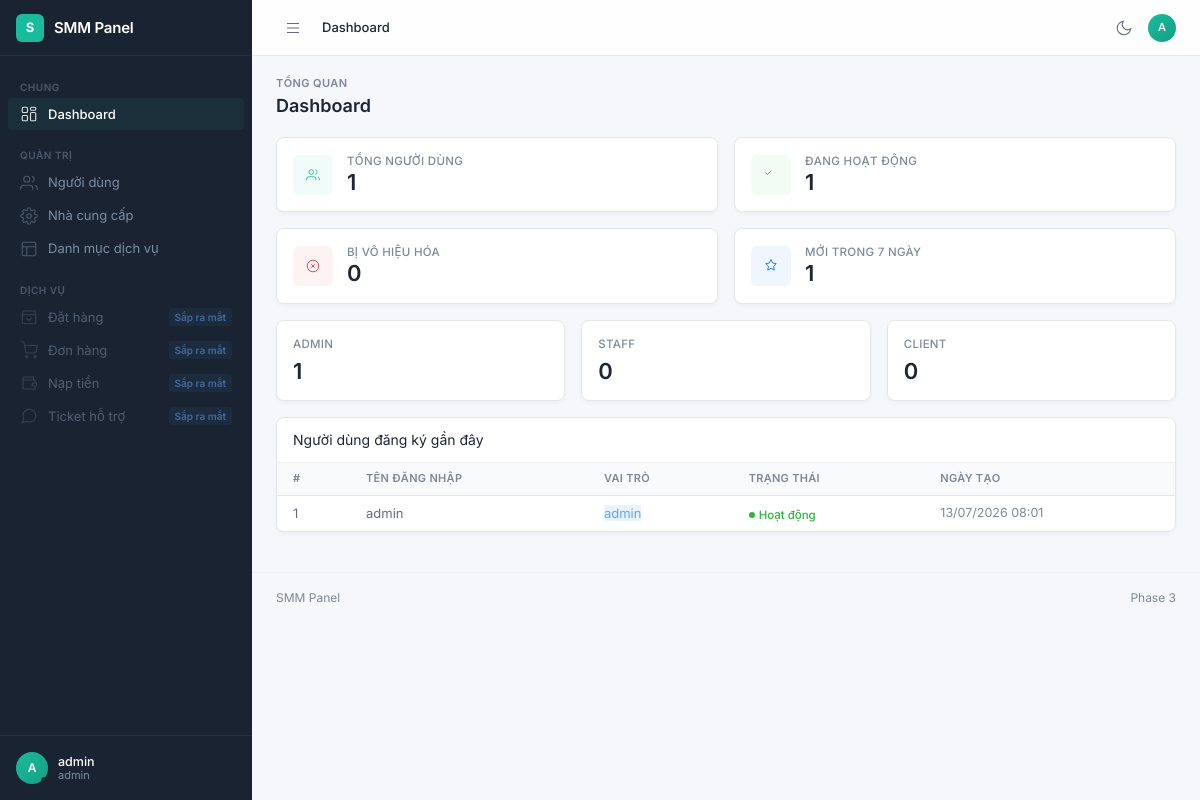
The app's page /dashboard (signed in) with its own data.
### app/modules/auth/models.py (models this page shows)
class User(Base):
    __tablename__ = "users"
    __table_args__ = (
        Index("ix_users_username", "username", unique=True),
        Index("ix_users_email", "email", unique=True),
        Index("ix_users_role", "role"),
    )
    id: Mapped[int] = mapped_column(Integer, primary_key=True, autoincrement=True)
    username: Mapped[str] = mapped_column(String(50), nullable=False)
    email: Mapped[str] = mapped_column(String(255), nullable=False)
    password_hash: Mapped[str] = mapped_column(String(255), nullable=False)
    role: Mapped[UserRole] = mapped_column(Enum(UserRole), nullable=False, default=UserRole.CLIENT)
    balance: Mapped[float] = mapped_column(default=0.0, nullable=False)
    is_active: Mapped[bool] = mapped_column(Boolean, default=True, nullable=False)
    api_key: Mapped[str | None] = mapped_column(String(64), unique=True, nullable=True)
    created_at: Mapped[datetime] = mapped_column(DateTime(timezone=True), default=_utcnow, nullable=False)
    updated_at: Mapped[datetime] = mapped_column(
        DateTime(timezone=True), default=_utcnow, onupdate=_utcnow, nullable=False
    )
    remember_tokens: Mapped[list["RememberToken"]] = relationship(
        back_populates="user", cascade="all, delete-orphan"
    )

### app/modules/dashboard/routes.py (the view)
@router.get("/dashboard")
def dashboard(
    request: Request,
    current_user: User = Depends(get_current_user),
    db: Session = Depends(get_db),
):
    service = DashboardService(db)
    if current_user.role in (UserRole.ADMIN, UserRole.STAFF):
        stats = service.get_admin_dashboard()
        return templates.TemplateResponse(
            request,
            "dashboard/admin.html",
            {"user": current_user, "stats": stats, "active_page": "dashboard", "breadcrumb": "Dashboard"},
        )
    stats = service.get_client_dashboard(current_user)
    return templates.TemplateResponse(
        request,
        "dashboard/client.html",
        {"user": current_user, "stats": stats, "active_page": "dashboard", "breadcrumb": "Dashboard"},
    )

### app/templates/dashboard/admin.html (shortened to what this page needs)
{% extends "layout_app.html" %}
{% block page_pretitle %}Tổng quan{% endblock %}
{% block page_title %}Dashboard{% endblock %}
{% block page_content %}
<div class="row col-4" style="margin-bottom:16px">
  <div class="card">
    <div class="stat">
      <div class="stat-icon teal">
        <svg viewBox="0 0 24 24" fill="none" stroke="currentColor" stroke-width="1.5"><path d="M17 21v-2a4 4 0 00-4-4H5a4 4 0 00-4 4v2"/><circle cx="9" cy="7" r="4"/><path d="M23 21v-2a4 4 0 00-3-3.87"/><path d="M16 3.13a4 4 0 010 7.75"/></svg>
      </div>
      <div class="stat-content">
        <div class="stat-label">Tổng người dùng</div>
        <div class="stat-value-row"><span class="stat-value">{{ stats.total_users }}</span></div>
      </div>
    </div>
  </div>
  <div class="card">
    <div class="stat">
      <div class="stat-icon green">
        <svg viewBox="0 0 24 24" fill="none" stroke="currentColor" stroke-width="1.5"><path d="M3 8l3 3 7-7"/></svg>
      </div>
      <div class="stat-content">
        <div class="stat-label">Đang hoạt động</div>
        <div class="stat-value-row"><span class="stat-value">{{ stats.active_users }}</span></div>
      </div>
    </div>
  </div>
  <div class="card">
    <div class="stat">
      <div class="stat-icon red">
        <svg viewBox="0 0 24 24" fill="none" stroke="currentColor" stroke-width="1.5"><circle cx="12" cy="12" r="10"/><path d="M15 9l-6 6M9 9l6 6"/></svg>
      </div>
      <div class="stat-content">
        <div class="stat-label">Bị vô hiệu hóa</div>
        <div class="stat-value-row"><span class="stat-value">{{ stats.inactive_users }}</span></div>
      </div>
    </div>
  </div>
  <div class="card">
    <div class="stat">
      <div class="stat-icon blue">
        <svg viewBox="0 0 24 24" fill="none" stroke="currentColor" stroke-width="1.5"><path d="M12 1l3 6 6 .9-4.5 4.4 1 6.7L12 16l-5.5 3 1-6.7L3 7.9 9 7z"/></svg>
      </div>
      <div class="stat-content">
        <div class="stat-label">Mới trong 7 ngày</div>
        <div class="stat-value-row"><span class="stat-value">{{ stats.new_users_last_7_days }}</span></div>
      </div>
    </div>
  </div>
</div>
<div class="row col-3" style="margin-bottom:16px">
  <div class="card">
    <div class="card-body">
      <div class="stat-label">Admin</div>
      <div class="stat-value" style="margin-top:6px">{{ stats.total_admins }}</div>
    </div>
  </div>
  <div class="card">
    <div class="card-body">
      <div class="stat-label">Staff</div>
      <div class="stat-value" style="margin-top:6px">{{ stats.total_staff }}</div>
    </div>
  </div>
  <div class="card">
    <div class="card-body">
      <div class="stat-label">Client</div>
      <div class="stat-value" style="margin-top:6px">{{ stats.total_clients }}</div>
    </div>
  </div>
</div>
<div class="card">
  <div class="card-header">Người dùng đăng ký gần đây</div>
  <div class="card-body p-0">
    <div class="table-responsive">
      <table class="table">
        <thead>
          <tr>
            <th>#</th>
            <th>Tên đăng nhập</th>
            <th>Vai trò</th>
            <th>Trạng thái</th>
            <th>Ngày tạo</th>
          </tr>
        </thead>
        <tbody>
          {% for u in stats.recent_users %}
          <tr>
            <td>{{ u.id }}</td>
            <td>{{ u.username }}</td>
            <td><span class="badge badge-blue">{{ u.role.value }}</span></td>
            <td>
              {% if u.is_active %}
              <span class="status status-green">Hoạt động</span>
              {% else %}
              <span class="status status-red">Vô hiệu hóa</span>
              {% endif %}
            </td>
            <td style="color:var(--text-muted);font-size:12.5px">{{ u.created_at.strftime("%d/%m/%Y %H:%M") }}</td>
          </tr>
          {% else %}
          <tr>
            <td colspan="5" style="text-align:center;color:var(--text-muted);padding:24px">Chưa có người dùng nào.</td>
          </tr>
          {% endfor %}
        </tbody>
      </table>
    </div>
  </div>
</div>
{% endblock %}

### app/templates/partials/sidebar.html (shortened to what this page needs)
{% set role = user.role.value %}
<aside class="sidebar" aria-label="Điều hướng chính">
  <div class="sidebar-brand">
    <div class="brand-icon">S</div>
    <div class="brand-name">SMM Panel</div>
  </div>
  <nav class="sidebar-nav">
    <div class="nav-group">
      <div class="nav-label">Chung</div>
      <a class="nav-link{% if active_page == 'dashboard' %} active{% endif %}" href="/dashboard"{% if active_page == 'dashboard' %} aria-current="page"{% endif %}>
        <span class="nav-text">Dashboard</span>
      </a>
    </div>
    {% if role == "admin" %}
    <div class="nav-group">
      <div class="nav-label">Quản trị</div>
      <a class="nav-link{% if active_page == 'users' %} active{% endif %}" href="/admin/users"{% if active_page == 'users' %} aria-current="page"{% endif %}>
        <svg class="icon" width="18" height="18" viewBox="0 0 24 24" fill="none" stroke="currentColor" stroke-width="1.5"><path d="M17 21v-2a4 4 0 00-4-4H5a4 4 0 00-4 4v2"/><circle cx="9" cy="7" r="4"/><path d="M23 21v-2a4 4 0 00-3-3.87"/><path d="M16 3.13a4 4 0 010 7.75"/></svg>
        <span class="nav-text">Người dùng</span>
      </a>
      <a class="nav-link{% if active_page == 'providers' %} active{% endif %}" href="/admin/providers"{% if active_page == 'providers' %} aria-current="page"{% endif %}>
        <span class="nav-text">Nhà cung cấp</span>
      </a>
      <a class="nav-link{% if active_page == 'services' %} active{% endif %}" href="/admin/services"{% if active_page == 'services' %} aria-current="page"{% endif %}>
        <svg class="icon" width="18" height="18" viewBox="0 0 24 24" fill="none" stroke="currentColor" stroke-width="1.5"><rect x="3" y="3" width="18" height="18" rx="2"/><path d="M3 9h18M9 21V9"/></svg>
        <span class="nav-text">Danh mục dịch vụ</span>
      </a>
    </div>
    {% endif %}
    <div class="nav-group">
      <div class="nav-label">Dịch vụ</div>
      <span class="nav-link is-disabled" title="Sắp ra mắt">
        <svg class="icon" width="18" height="18" viewBox="0 0 24 24" fill="none" stroke="currentColor" stroke-width="1.5"><path d="M3 9l1-5h16l1 5M3 9v10a2 2 0 002 2h14a2 2 0 002-2V9M3 9h18"/><path d="M9 13a3 3 0 006 0"/></svg>
        <span class="nav-text">Đặt hàng</span>
        <span class="badge badge-blue">Sắp ra mắt</span>
      </span>
      <span class="nav-link is-disabled" title="Sắp ra mắt">
        <svg class="icon" width="18" height="18" viewBox="0 0 24 24" fill="none" stroke="currentColor" stroke-width="1.5"><circle cx="9" cy="21" r="1.5"/><circle cx="20" cy="21" r="1.5"/><path d="M1 1h4l2.7 13.4a2 2 0 002 1.6h9.7a2 2 0 002-1.6L23 6H6"/></svg>
        <span class="nav-text">Đơn hàng</span>
        <span class="badge badge-blue">Sắp ra mắt</span>
      </span>
      <span class="nav-link is-disabled" title="Sắp ra mắt">
        <svg class="icon" width="18" height="18" viewBox="0 0 24 24" fill="none" stroke="currentColor" stroke-width="1.5"><path d="M20 12V8H6a2 2 0 010-4h12v4"/><path d="M4 6v12a2 2 0 002 2h14v-4"/><path d="M18 12a2 2 0 000 4h4v-4z"/></svg>
        <span class="nav-text">Nạp tiền</span>
        <span class="badge badge-blue">Sắp ra mắt</span>
      </span>
      <span class="nav-link is-disabled" title="Sắp ra mắt">
        <svg class="icon" width="18" height="18" viewBox="0 0 24 24" fill="none" stroke="currentColor" stroke-width="1.5"><path d="M21 11.5a8.38 8.38 0 01-.9 3.8 8.5 8.5 0 01-7.6 4.7 8.38 8.38 0 01-3.8-.9L3 21l1.9-5.7a8.38 8.38 0 01-.9-3.8 8.5 8.5 0 014.7-7.6 8.38 8.38 0 013.8-.9h.5a8.48 8.48 0 018 8v.5z"/></svg>
        <span class="nav-text">Ticket hỗ trợ</span>
        <span class="badge badge-blue">Sắp ra mắt</span>
      </span>
    </div>
  </nav>
  <div class="sidebar-footer">
    <div class="sidebar-user">
      <div class="avatar">{{ user.username[0]|upper }}<span class="online"></span></div>
      <div class="sidebar-user-info">
        <div class="name">{{ user.username }}</div>
        <div class="role">{{ role }}</div>
      </div>
    </div>
  </div>
</aside>

### app/templates/partials/topbar.html (shortened to what this page needs)
<header class="topbar">
  <div class="topbar-left">
    <button class="sidebar-toggle" type="button" aria-label="Đóng/mở menu" aria-controls="sidebar" aria-expanded="false">
      <svg width="20" height="20" viewBox="0 0 24 24" fill="none" stroke="currentColor" stroke-width="1.5" aria-hidden="true"><path d="M4 6h16M4 12h16M4 18h16"/></svg>
    </button>
    <nav class="breadcrumb" aria-label="Breadcrumb">
      <span class="current" aria-current="page">{{ breadcrumb|default("Home") }}</span>
    </nav>
  </div>
  <div class="topbar-right">
    <button class="tb-btn theme-toggle" type="button" title="Đổi giao diện sáng/tối" aria-label="Đổi giao diện sáng/tối" aria-pressed="false">
      <svg class="theme-icon-dark" width="18" height="18" viewBox="0 0 24 24" fill="none" stroke="currentColor" stroke-width="1.5" aria-hidden="true"><path d="M21 12.79A9 9 0 1 1 11.21 3 7 7 0 0 0 21 12.79z"/></svg>
    </button>
    <div class="simple-dropdown">
      <button class="tb-avatar" type="button" data-dropdown-toggle aria-label="Menu tài khoản" aria-haspopup="menu">
        {{ user.username[0]|upper }}
      </button>
    </div>
  </div>
</header>

### app/static/gentelella/css/panel-extra.css (style rules this page uses)
.simple-dropdown { position: relative; display: inline-block; }
.nav-link.is-disabled { cursor: not-allowed; opacity: 0.55; }

### records on screen
User: username "A", username "admin", id "1", role.value "admin", created_at "13/07/2026 08:01"

### other values on screen
{{ role }} "admin"
{{ breadcrumb|default("Home") }} "Dashboard"
{{ stats.total_users }} "1"
{{ stats.active_users }} "1"
{{ stats.inactive_users }} "0"
{{ stats.new_users_last_7_days }} "1"
{{ stats.total_admins }} "1"
{{ stats.total_staff }} "0"
{{ stats.total_clients }} "0"
{{ current_phase|default(3) }} "3"
